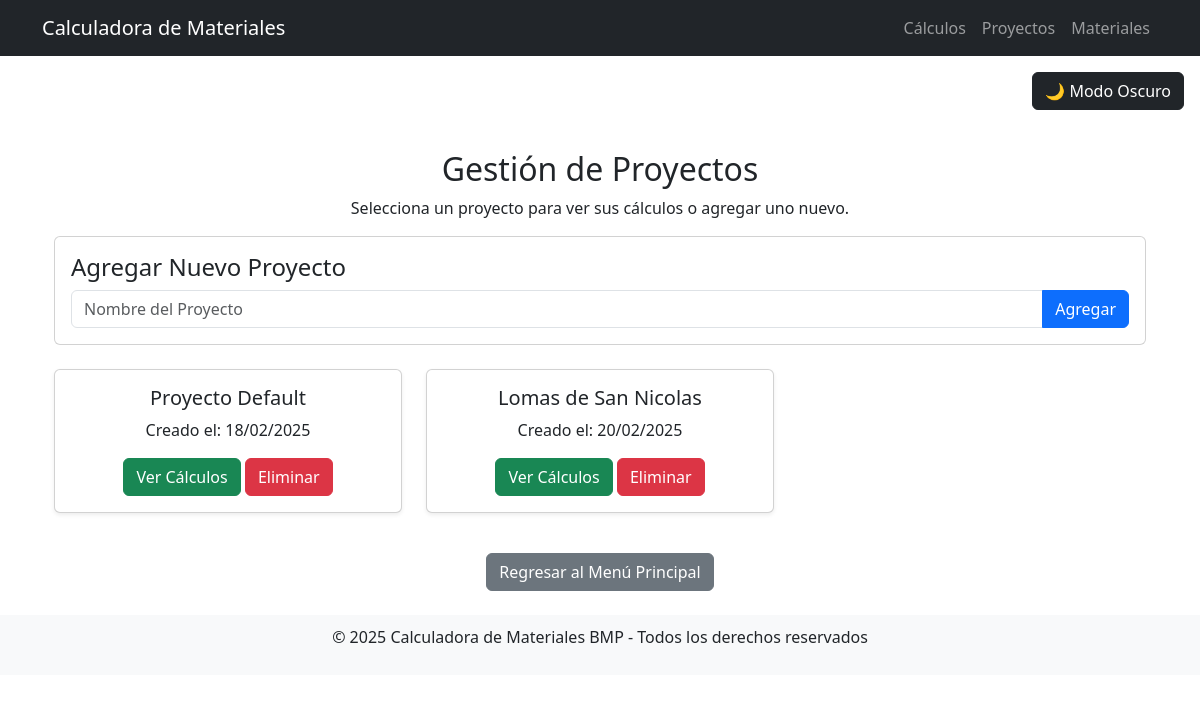
The page /calculos/proyectos/ on the database as committed earlier.
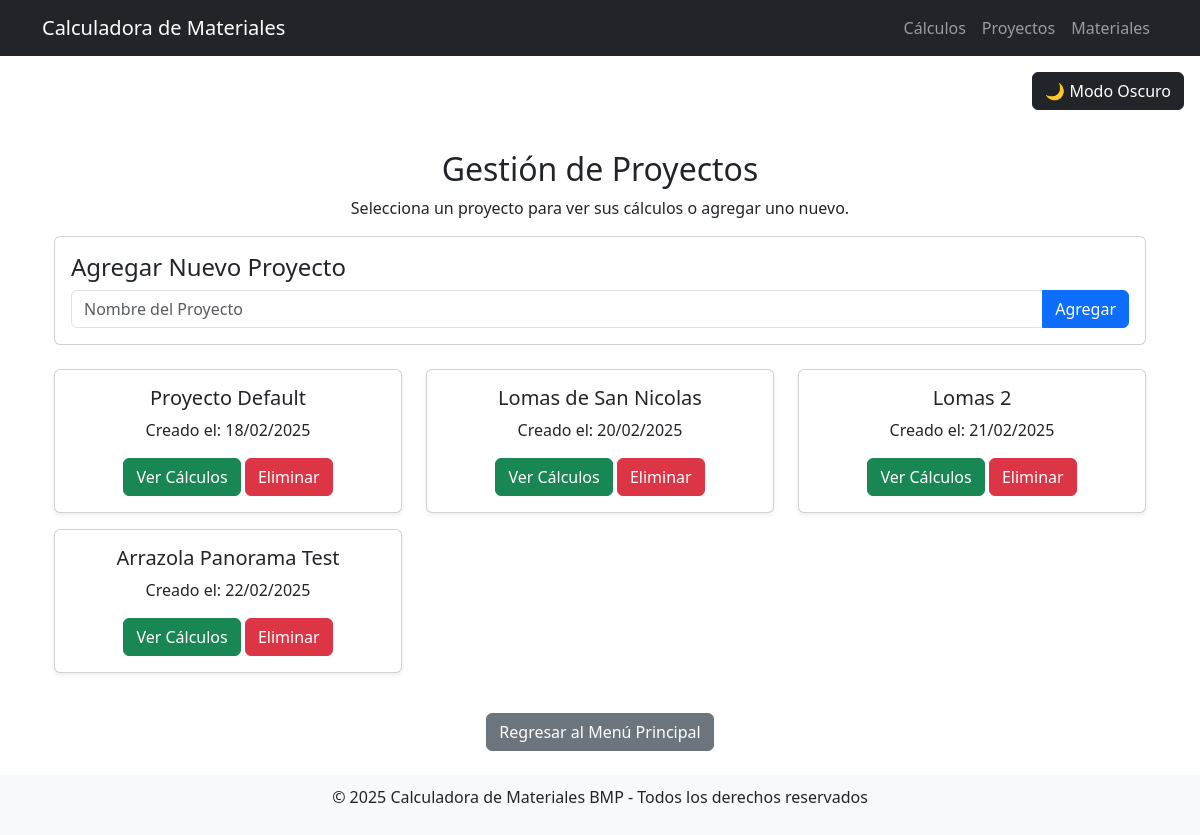
The same page on the database as committed later.
### calculos/models.py (models this page shows, shortened)
class Proyecto(models.Model):
    nombre = models.CharField(max_length=150, unique=True)
    fecha_creacion = models.DateTimeField(auto_now_add=True)

### calculos/views.py (the view)
# urls.py: path('proyectos/', ver_proyectos, name='ver_proyectos'),
def ver_proyectos(request):
    proyectos = Proyecto.objects.all()
    return render(request, 'calculos/ver_proyectos.html', {'proyectos': proyectos})

### calculos/templates/calculos/ver_proyectos.html (shortened to what this page needs)
{% extends "base.html" %}
{% block content %}
<div class="container mt-4">
    <h2 class="text-center">Gestión de Proyectos</h2>
    <p class="text-center">Selecciona un proyecto para ver sus cálculos o agregar uno nuevo.</p>
    <div class="card p-3 mb-4">
        <h4>Agregar Nuevo Proyecto</h4>
        <form method="post" action="{% url 'calculos:agregar_proyecto' %}">
            <div class="input-group">
                <input type="text" name="nombre" class="form-control" placeholder="Nombre del Proyecto" required>
                <button type="submit" class="btn btn-primary">Agregar</button>
            </div>
        </form>
    </div>
    <div class="row text-center">
        {% for proyecto in proyectos %}
        <div class="col-md-4 mb-3">
            <div class="card shadow-sm">
                <div class="card-body">
                    <h5 class="card-title">{{ proyecto.nombre }}</h5>
                    <p>Creado el: {{ proyecto.fecha_creacion|date:"d/m/Y" }}</p>
                    <a href="{% url 'calculos:ver_calculos' proyecto.id %}" class="btn btn-success">Ver Cálculos</a>
                    <a href="{% url 'calculos:eliminar_proyecto' proyecto.id %}" class="btn btn-danger">Eliminar</a>
                </div>
            </div>
        </div>
        {% empty %}
        <p class="text-center">No hay proyectos registrados.</p>
        {% endfor %}
    </div>
</div>
<div class="text-center mt-4">
    <a href="{% url 'home' %}" class="btn btn-secondary">Regresar al Menú Principal</a>
</div>
{% endblock %}

Rows that differ between the two databases and show on the page:
added Proyecto: nombre "Lomas 2", fecha_creacion "21/02/2025"
added Proyecto: nombre "Arrazola Panorama Test", fecha_creacion "22/02/2025"
